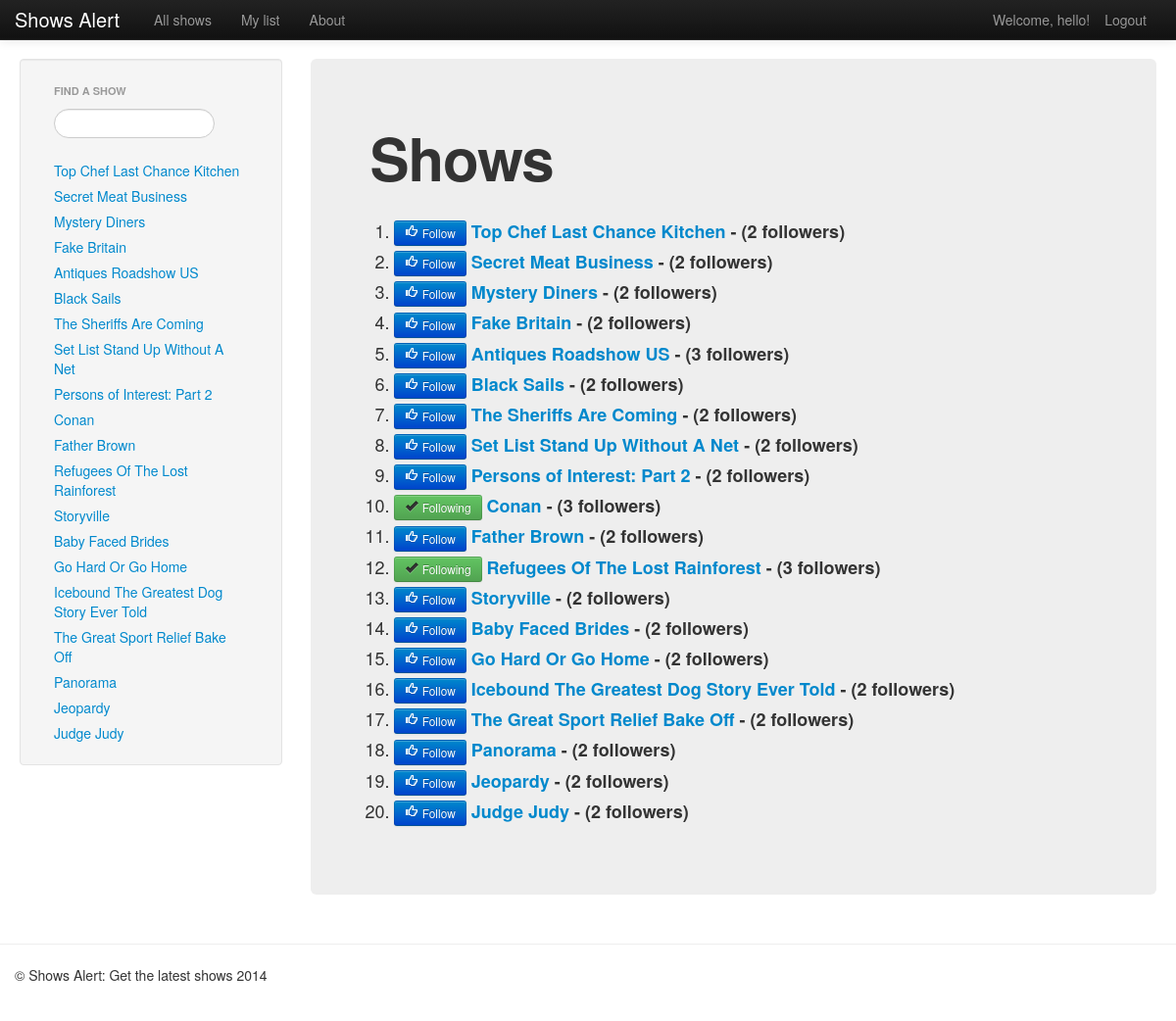
The page /rango/shows_list/ (signed in) on the database its author committed.
### rango/models.py (models this page shows, shortened)
class TvShows(models.Model):
	show_name = models.CharField(max_length=100)
	url = models.URLField(max_length=300, blank=True)
	picture_link = models.URLField(max_length=300, blank=True)
	likes = models.IntegerField(default=5)
	added = models.IntegerField(default=2)
	users = models.ManyToManyField(User, blank=True)

### rango/views.py (the view)
def shows_list(request):
	context = RequestContext(request)
	show_list = get_category_list()
	context_dict = {'show_list': show_list}
	try:
		up = UserProfile.objects.get(user=request.user)
		context_dict['up'] = up
	except:
		up = None
	if up:
		user_show_list = up.show_list.all()
		context_dict['user_show_list'] = user_show_list
	cat_list = get_category_list()
	context_dict['cat_list'] = cat_list
	return render_to_response('rango/shows_list.html', context_dict, context)

### rango/views.py (called while the page is built)
def encode_url(name):
	return name.replace(' ', '_')

def get_category_list(max_results=0, starts_with=''):
	cat_list = []
	if starts_with:
		cat_list = TvShows.objects.filter(show_name__startswith=starts_with)
	else:
		cat_list = TvShows.objects.all()
	if max_results > 0:
		if len(cat_list) > max_results:
			cat_list = cat_list[:max_results]
	for cat in cat_list:
		cat.url = encode_url(cat.show_name)
	return cat_list

### templates/rango/shows_list.html (shortened to what this page needs)
{% extends "rango/base.html" %}
{% block body_block %}
<div class="hero-unit">
    <h1>Shows</h1>
    <div id="list">
            {% if up %}
            <ol>
                {% for show in show_list %}
                <li>
                    <strong>
                    {% if show in user_show_list %}
                        <button class="remove_show following btn btn-success btn-small" data-showid="{{ show.id }}"><i class="following-icon icon-black icon-ok"></i> Following</button>
                    {% else %}
                        <button class="rango-add btn btn-primary btn-small" data-showid="{{ show.id }}"><i class="icon-white icon-thumbs-up"></i> Follow</button>
                    {% endif %}
                        <a href="/rango/show/{{ show.url }}">{{show.show_name}}</a>
                    {% if show.added > 1 %}
                        - ({{ show.added }} followers)
                    {% endif %}
                    </strong>
                </li>
                {% endfor %}
            </ol>
        {% else %}
        <strong>
            Sorry, no shows are currently available in our database.
        </strong>
        <br/>
        {% endif %}
    </div>
</div>
{% endblock %}

### templates/rango/base.html (shortened to what this page needs)
{% load static %}
<!DOCTYPE html>
<html>
    <head>
        <link href="{% static 'css/bootstrap-fluid-adj.css' %}" rel="stylesheet">
        <link href="{% static 'css/bootstrap.min.css' %}" rel="stylesheet" media="screen">
        <link href="{% static 'css/bootstrap-responsive.css' %}" rel="stylesheet">
    </head>
    <body>
        <div class="navbar navbar-inverse navbar-fixed-top">
            <div class="navbar-inner">
                <div class="container">
                    <a class="brand" href="/rango/">Shows Alert</a>
                   <div class="nav-collapse collapse">
                       <ul class="nav pull-right">
                           {% if user.is_authenticated %}
                            <li class="navbar-text">Welcome, {{ user.username }}!</li>
                            <li><a href="/rango/logout/">Logout</a></li>
                           {% else %}
                            <li><a href="/rango/register/">Register</a></li>
                            <li><a href="/rango/login/">Login</a></li>
                           {% endif %}
                       </ul>
                       <ul class="nav">
                           {% if user.is_authenticated %}
                            <li><a href="/rango/shows_list/">All shows</a></li>
                            <li><a href="/rango/my_list/">My list</a></li>
                            {% else %}
                            <li><a href="/rango/shows_list/">All shows</a></li>
                           {% endif %}
                             <li><a href="/rango/about/">About</a></li>
                       </ul>
                   </div>
               </div>
           </div>
        </div>
        <div class="container-fluid">
            <div class="row-fluid">
                <div class="span3">
                    <div class="well sidebar-nav">
        <ul class="nav nav-list">
                <li class="nav-header">Find a show</li>
                <form>
                <li><input  class="search-query span10" type="text" name="suggestion" value="" id="suggestion" /></li>
                </form>
        </ul>
{% if cat_list %}
        <div id="cats">
                {% include 'rango/category_list.html' with cat_list=cat_list %}
        </div>
{% endif %}
                    </div>
                </div>
                <div class="span9">
                    {% block body_block %}
                    {% endblock %}
                </div>
            </div>
        </div>
        <hr>
        <footer>
            <div class="container">
                <p>&copy; Shows Alert: Get the latest shows 2014</p>
            </div>
        </footer>
    </body>
</html>

### templates/rango/category_list.html
<ul class="nav nav-list">
    {% if cat_list %}
        {% for cat in cat_list %}
            <li><a href="/rango/show/{{ cat.url }}">{{ cat.show_name }}</a></li>
        {% endfor %}
    {% else %}
        <li>No shows are present.</li>
   {% endif %}
</ul>

### rows shown on the page
TvShows: show_name "Top Chef Last Chance Kitchen", added "2"
TvShows: show_name "Secret Meat Business", added "2"
TvShows: show_name "Mystery Diners", added "2"
TvShows: show_name "Fake Britain", added "2"
TvShows: show_name "Antiques Roadshow US", added "3"
TvShows: show_name "Black Sails", added "2"
TvShows: show_name "The Sheriffs Are Coming", added "2"
TvShows: show_name "Set List Stand Up Without A Net", added "2"
TvShows: show_name "Persons of Interest: Part 2", added "2"
TvShows: show_name "Conan", added "3"
TvShows: show_name "Father Brown", added "2"
TvShows: show_name "Refugees Of The Lost Rainforest", added "3"
TvShows: show_name "Storyville", added "2"
TvShows: show_name "Baby Faced Brides", added "2"
TvShows: show_name "Go Hard Or Go Home", added "2"
TvShows: show_name "Icebound The Greatest Dog Story Ever Told", added "2"
TvShows: show_name "The Great Sport Relief Bake Off", added "2"
TvShows: show_name "Panorama", added "2"
TvShows: show_name "Jeopardy", added "2"
TvShows: show_name "Judge Judy", added "2"

### other values the page prints
{{ user.username }} "hello"
